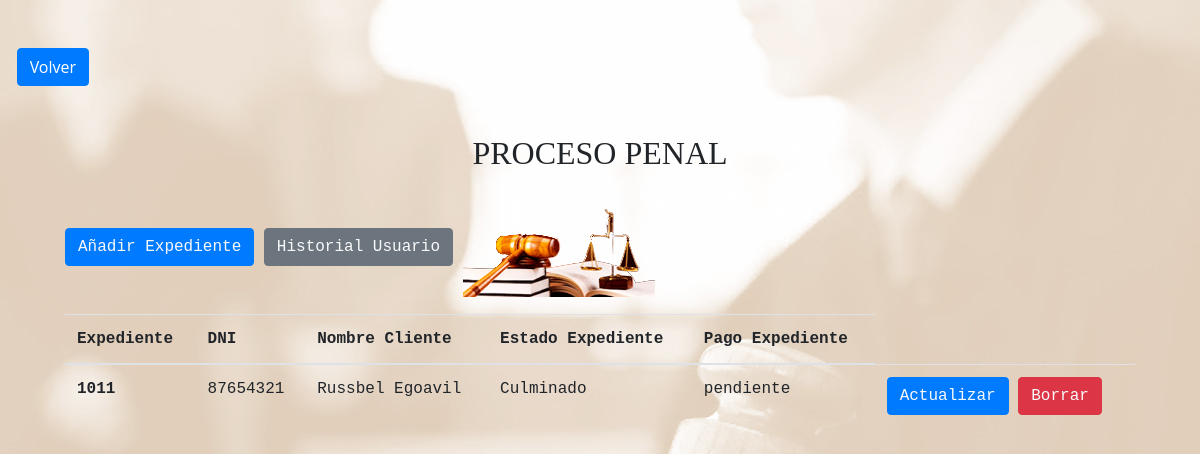
/Vista/Modalidad_p.php, run on the app's committed database.
### tables this page shows
CREATE TABLE `expediente` (
  `idExpediente` varchar(4) NOT NULL,
  `dniCliente` varchar(8) NOT NULL,
  `nomCliente` varchar(75) NOT NULL,
  `estadoExpediente` varchar(25) NOT NULL,
  `pagoExpediente` varchar(25) NOT NULL,
  `idProceso` varchar(2) DEFAULT NULL,
  `diaAudiencia` datetime DEFAULT NULL,
  `tipoReporte` int(11) DEFAULT NULL
);

### Vista/Modalidad_p.php (the view, shortened to what this page needs)
<?php include '../Controlador/Verexpediente.php'; ?>
<!DOCTYPE html>
<html xmlns="http://www.w3.org/1999/xhtml">
<head>
    <link href="css/bootstrap.min.css" rel="stylesheet" />
    <link href="css/estilos.css" rel="stylesheet" />
</head>
<body style="background-image: url('img/fondo_duotono.jpg')">
    <button class="btn btn-primary my-5" type="submit" name="submit" value="Buscar" onclick="redirigirUsuario()">Volver</button>
    <span style="text-align:center;font-family:Impact;"><h2>PROCESO PENAL</h2></span>
	<div class="container">
        <button class="btn btn-primary my-5"><a href="Modalidad_agrega.php?idproceso=13" class="text-light">Añadir Expediente</a>
        </button>
        <button class="btn btn-secondary"><a href="Modalidad_historial.php" class="text-light">Historial Usuario</a>
        </button>
        <img src="img/penal.png"/>
        <table class="table">
        <thead>
            <tr>
            <th scope="col">Expediente</th>
            <th scope="col">DNI</th>
            <th scope="col">Nombre Cliente</th>
            <th scope="col">Estado Expediente</th>
            <th scope="col">Pago Expediente</th>
            </tr>
        </thead>
        <tbody>
            <?php
                $sql = "SELECT * FROM `expediente` WHERE idProceso='13'";
                $result = mysqli_query($conn,$sql);
                if($result){
                    while($row=mysqli_fetch_assoc($result)){
                        $id= $row['idExpediente'];
                        $dni= $row['dniCliente'];
                        $nombre= $row['nomCliente'];
                        $estado= $row['estadoExpediente'];
                        $pago= $row['pagoExpediente'];
                        echo '<tr>
                        <th scope="row">'.$id.'</th>
                        <td>'.$dni.'</td>
                        <td>'.$nombre.'</td>
                        <td>'.$estado.'</td>
                        <td>'.$pago.'</td>
                        <td>
                            <button class="btn btn-primary"><a href="Modalidad_actualiza.php?updateid='.$id.'" class="text-light">Actualizar</a></button>
                            <button class="btn btn-danger"><a href="Modalidad_elimina.php?deleteid='.$id.'" class="text-light">Borrar</a></button>
                        </td>
                        </tr>';
                    }
                }
            ?>
        </tbody>
        </table>
    </div>
</body>
</html>

### Vista/css/estilos.css (style rules this page uses)
* { margin: 0; padding: 0; box-sizing: border-box; text-decoration: none; list-style: none; font-family: 'Roboto Mono', monospace; }
body { background: linear-gradient(90deg, #89CFF0 20%, #80DAEB 70%); font-family: Arial, Helvetica, sans-serif; }
.container { max-width: 1100px; margin: 0 auto; }
body { font-family: 'open sans'; }

### data on the page
expediente: idExpediente "1011", dniCliente "87654321", nomCliente "Russbel Egoavil", estadoExpediente "Culminado", pagoExpediente "pendiente"
